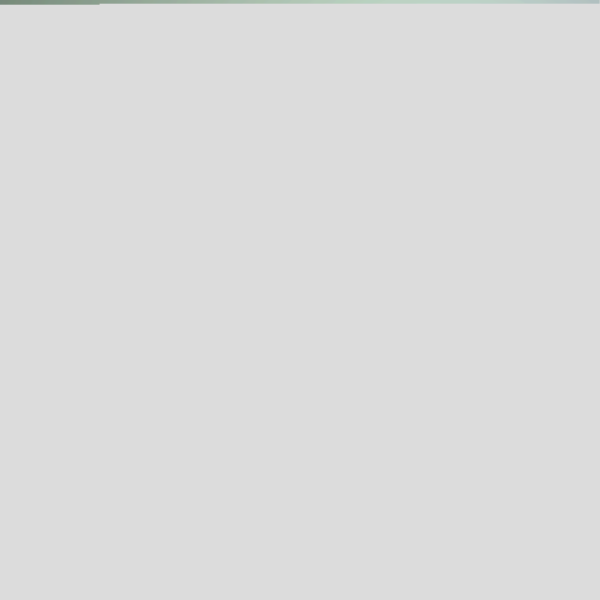
Frame 1 (no input)
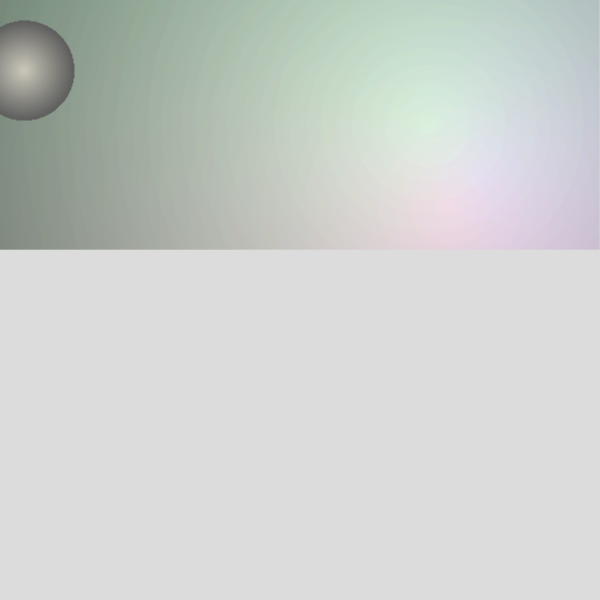
Frame 60 (no input)
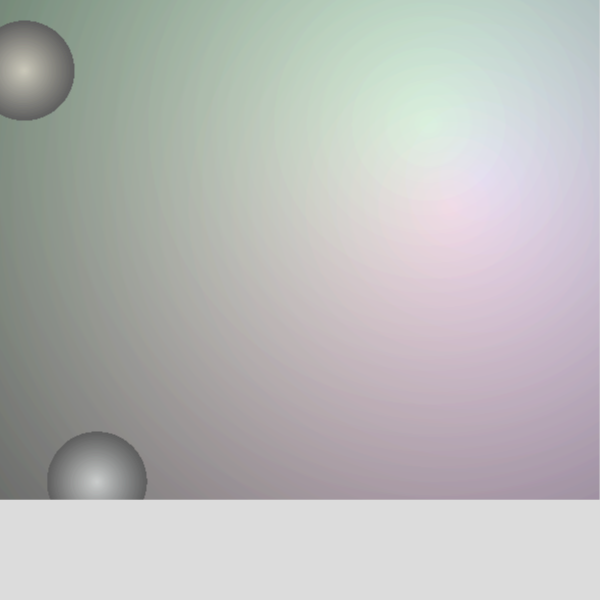
Frame 120 (the mouse pressed at the canvas centre since frame 60)

The p5.js sketch that drew these frames (run headless with seeded random() and noise() and a simulated clock; from frame 60 on, the mouse is pressed at the canvas centre):

// p5.js sketch
// ── sketch.js
/// <reference path="./libraries/p5.global-mode.d.ts" />

class Point {
  constructor(x, y) {
    this.x = x;
    this.y = y;
  }
}

var x = 0;
var y = 0;
var pointsPerFrame = 2500;
var dCross;

var pointGreen, pointRed, pointBlue;
var dGreen, dRed, dBlue;

var points = [];
var radius = 50;

function setup() {
  createCanvas(600, 600);
  background(220);
  pointGreen = new Point(random(width),random(height));
  pointRed = new Point(random(width),random(height));
  pointBlue = new Point(random(width),random(height));
  dGreen = calculateDistances(pointGreen);
  dRed = calculateDistances(pointRed);
  dBlue = calculateDistances(pointBlue);
  dCross = dist(0, 0, width, height);

  createPoints(3);
}

function calculateDistances(point) {
  return Math.max(dist(point.x,point.y,0,0),dist(point.x,point.y,width,0),dist(point.x,point.y,0,height),dist(point.x,point.y,width,height));
}

function createPoints(count) {
  for(var i = 0; i < count; i++) {
    points.push(new Point(Math.random() * width,Math.random() * height));
  }
}

function draw() {
  renderPartial();
}

function renderPartial() {
  if (y < height) {
    var points = 0;
    while (y < height && points < pointsPerFrame) {
      points++;
      render(x, y);
      x = (x + 1) % width;
      if (x == 0) {
        y++;
      }
    }
  } else {
    noLoop();
  }
}

function render(x, y) {
  var r = 0,
    g = 0,
    b = 0;


  r = ((1 - dist(x, y, pointRed.x,pointRed.y) / dRed) * 255)%255;
  g = ((1 - dist(x, y, pointGreen.x,pointGreen.y) / dBlue) * 255)%255;
  b = ((1 - dist(x, y, pointBlue.x,pointBlue.y) / dGreen) * 255)%255;

  stroke(r, g, b);

  points.forEach(e => {
    d = dist(x,y,e.x,e.y);
    if(d < radius) {
      stroke((255 - r) * (1 - d / radius),(255-b) * (1 - d/radius),(255-g) * (1 - d/radius));
    }
  })


  point(x, y);
}
